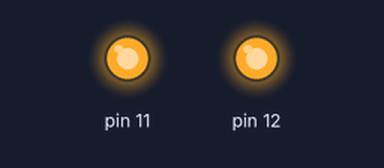
Bench run of a sketch on a simulated Arduino Uno, built with avr-gcc and run on an emulated ATmega328P. Shown: output pins drawn as LEDs (lit = HIGH).

Above: at 1.8 s.
At 5.6 s:
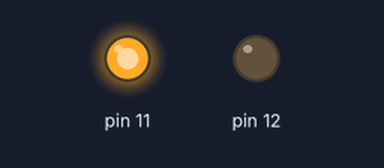
At 9.3 s:
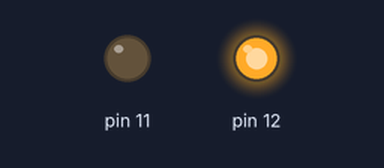
At 13.1 s:
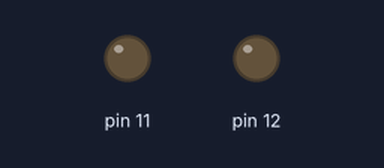
Timing chart, 0 to 19.5 s (numbered marks = the images above):
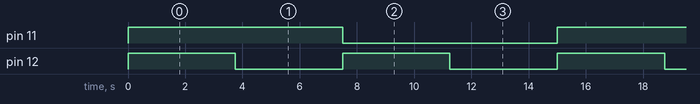

The sketch:

test_freertos_task_as_class_member.ino
```cpp
#include "BlinkTask.h"

BlinkTask *blinkTask;       // Pointer for dynamically allocated BlinkTask
BlinkTask blinkTask2(12, 250); // Stack-allocated BlinkTask instance

void setup() {
    blinkTask = new BlinkTask(11, 500); // Dynamically allocate and start the first blinking task
    blinkTask->start();
    blinkTask2.start(); // Start the second blinking task
}

void loop() {
    delay(100); // Main loop does nothing, just delays
}
```

BlinkTask.cpp
```cpp
#include "BlinkTask.h"

BlinkTask::BlinkTask(uint8_t ledPin, int blinkIntervalMs) : _ledPin(ledPin), _blinkIntervalMs(blinkIntervalMs) {
    pinMode(_ledPin, OUTPUT);
}

void BlinkTask::start() {
    xTaskCreate(
        BlinkTask::blinkTaskWrapper, // Task function wrapper
        "BlinkTask",                 // Name of the task (for debugging)
        1024,                        // Stack size (bytes)
        this,                        // Parameter passed to the task
        1,                           // Priority
        &_taskHandle                 // Task handle
    );
}

void BlinkTask::blinkTaskWrapper(void *parameter) {
    // Cast the parameter back to the correct class instance and call the member function
    static_cast<BlinkTask*>(parameter)->blinkTask();
}

void BlinkTask::blinkTask() {
    while (1) {
        digitalWrite(_ledPin, HIGH);
        vTaskDelay(_blinkIntervalMs);
        digitalWrite(_ledPin, LOW);
        vTaskDelay(_blinkIntervalMs);
    }
}
```

BlinkTask.h
```cpp
// Ensure this header file is only included once in the compile process
#pragma once

#include <Arduino.h>
#include <FreeRTOS.h>
#include <task.h>

class BlinkTask {
public:
    BlinkTask(uint8_t ledPin, int blinkIntervalMs);
    void start();

private:
    static void blinkTaskWrapper(void *parameter);
    void blinkTask(); // The actual task that will blink the LED

    uint8_t _ledPin;
    int _blinkIntervalMs;
    TaskHandle_t _taskHandle; // Handle for the created FreeRTOS task
};
```

Measured:
- by itself, pin 11: alternates HIGH for 7.5 s and LOW for 7.5 s
- by itself, pin 12: alternates HIGH for 3.8 s and LOW for 3.8 s
- by itself, everything shown: repeats every 15.0 s, in 6 steps
